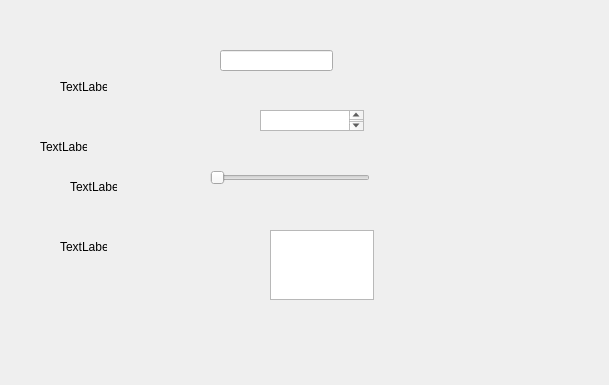
<?xml version="1.0" encoding="UTF-8"?>
<ui version="4.0">
 <class>Form</class>
 <widget class="QWidget" name="Form">
  <property name="geometry">
   <rect>
    <x>0</x>
    <y>0</y>
    <width>609</width>
    <height>385</height>
   </rect>
  </property>
  <property name="windowTitle">
   <string>Form</string>
  </property>
  <widget class="QSlider" name="horizontalSlider">
   <property name="geometry">
    <rect>
     <x>210</x>
     <y>170</y>
     <width>160</width>
     <height>16</height>
    </rect>
   </property>
   <property name="orientation">
    <enum>Qt::Horizontal</enum>
   </property>
  </widget>
  <widget class="QLabel" name="label">
   <property name="geometry">
    <rect>
     <x>60</x>
     <y>80</y>
     <width>47</width>
     <height>13</height>
    </rect>
   </property>
   <property name="text">
    <string>TextLabel</string>
   </property>
  </widget>
  <widget class="QLabel" name="label_2">
   <property name="geometry">
    <rect>
     <x>40</x>
     <y>140</y>
     <width>47</width>
     <height>13</height>
    </rect>
   </property>
   <property name="text">
    <string>TextLabel</string>
   </property>
  </widget>
  <widget class="QLabel" name="label_3">
   <property name="geometry">
    <rect>
     <x>70</x>
     <y>180</y>
     <width>47</width>
     <height>13</height>
    </rect>
   </property>
   <property name="text">
    <string>TextLabel</string>
   </property>
  </widget>
  <widget class="QLabel" name="label_4">
   <property name="geometry">
    <rect>
     <x>60</x>
     <y>240</y>
     <width>47</width>
     <height>13</height>
    </rect>
   </property>
   <property name="text">
    <string>TextLabel</string>
   </property>
  </widget>
  <widget class="QPlainTextEdit" name="plainTextEdit">
   <property name="geometry">
    <rect>
     <x>270</x>
     <y>230</y>
     <width>104</width>
     <height>70</height>
    </rect>
   </property>
  </widget>
  <widget class="QTextEdit" name="textEdit">
   <property name="geometry">
    <rect>
     <x>260</x>
     <y>110</y>
     <width>104</width>
     <height>21</height>
    </rect>
   </property>
  </widget>
  <widget class="QLineEdit" name="lineEdit">
   <property name="geometry">
    <rect>
     <x>220</x>
     <y>50</y>
     <width>113</width>
     <height>21</height>
    </rect>
   </property>
  </widget>
 </widget>
 <resources/>
 <connections/>
</ui>
